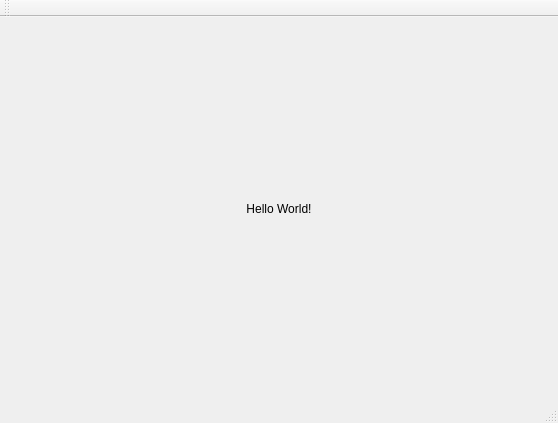
<?xml version="1.0" encoding="UTF-8"?>
<ui version="4.0">
 <class>MainWindow</class>
 <widget class="QMainWindow" name="MainWindow">
  <property name="geometry">
   <rect>
    <x>0</x>
    <y>0</y>
    <width>558</width>
    <height>423</height>
   </rect>
  </property>
  <property name="windowTitle">
   <string>MainWindow</string>
  </property>
  <widget class="QWidget" name="centralWidget">
   <layout class="QHBoxLayout" name="horizontalLayout">
    <item>
     <widget class="QLabel" name="label">
      <property name="text">
       <string>Hello World!</string>
      </property>
      <property name="alignment">
       <set>Qt::AlignCenter</set>
      </property>
     </widget>
    </item>
   </layout>
  </widget>
  <widget class="QMenuBar" name="menuBar">
   <property name="geometry">
    <rect>
     <x>0</x>
     <y>0</y>
     <width>558</width>
     <height>22</height>
    </rect>
   </property>
  </widget>
  <widget class="QToolBar" name="mainToolBar">
   <attribute name="toolBarArea">
    <enum>TopToolBarArea</enum>
   </attribute>
   <attribute name="toolBarBreak">
    <bool>false</bool>
   </attribute>
  </widget>
  <widget class="QStatusBar" name="statusBar"/>
 </widget>
 <layoutdefault spacing="6" margin="11"/>
 <resources/>
 <connections/>
</ui>
